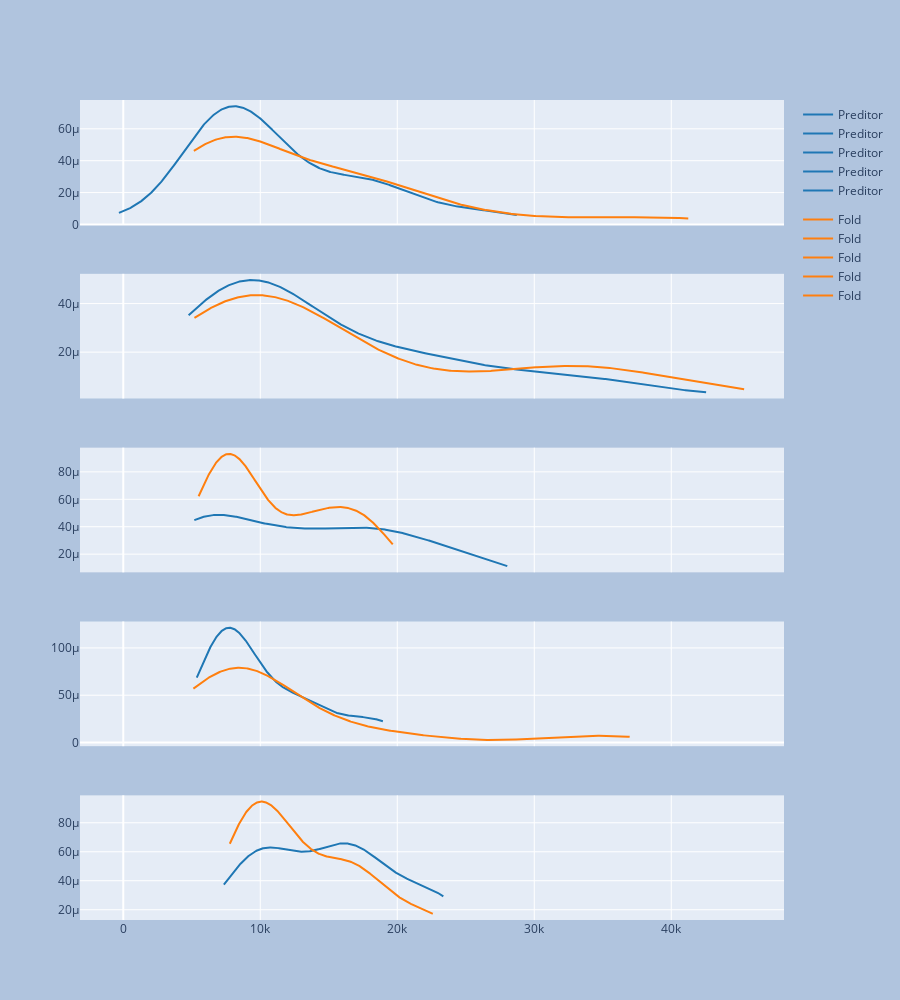

Notebook code cell kept with this figure:
### Code cell
fig = make_subplots(rows=5, cols=1, shared_xaxes=True, shared_yaxes=True)

i = 0
for f in fold.split(x, y):
    preditor = res['estimator'][i]

    xFold = x.iloc[f[1]]
    yFold = y.iloc[f[1]]
    yPred = preditor.predict(xFold)

    # plt.subplot(cv, 2, i*2 + 1);
    # sns.scatterplot(data=(yPred-yFold));
    # plt.title('Resid');

    # plt.subplot(cv, 2, i*2 + 2);
    # sns.kdeplot(data=xFold, color='blue')
    # sns.kdeplot(yPred, color='red');
    # plt.title('Densities');
    # plt.legend(['Price','Preditor']);

    plot_data = ff.create_distplot([yPred, yFold], ['Preditor', 'Fold'], show_hist=False).data
    for d in plot_data:
        fig.add_trace(d, row=i+1, col=1)
    

    i += 1

fig.update_layout(
    autosize=True,
    # width=500,
    height=1000,
    # margin=dict(
    #     l=50,
    #     r=50,
    #     b=100,
    #     t=100,
    #     pad=4
    # ),
    paper_bgcolor="LightSteelBlue",
)

fig.show()

### Figure 1 — Plotly figure (JSON) as saved in the notebook; plotly's stock layout.template omitted (floating-point values rounded to 4 significant figures; data arrays with more than 128 entries replaced by an {"elided": "..."} marker saying what was removed)
{"data": [{"legendgroup": "Preditor", "marker": {"color": "rgb(31, 119, 180)"}, "mode": "lines", "name": "Preditor", "showlegend": true, "type": "scatter", "x": {"elided": "500 float values"}, "xaxis": "x", "y": {"elided": "500 float values"}, "yaxis": "y"}, {"legendgroup": "Fold", "marker": {"color": "rgb(255, 127, 14)"}, "mode": "lines", "name": "Fold", "showlegend": true, "type": "scatter", "x": {"elided": "500 float values"}, "xaxis": "x", "y": {"elided": "500 float values"}, "yaxis": "y"}, {"legendgroup": "Preditor", "marker": {"color": "rgb(31, 119, 180)", "symbol": "line-ns-open"}, "mode": "markers", "name": "Preditor", "showlegend": false, "type": "scatter", "x": [11410.0, 11410.0, 18260.0, 10850.0, 15130.0, 13800.0, 18880.0, 19290.0, 20440.0, 9332.0, 9332.0, 15730.0, 15930.0, 17420.0, 24180.0, 25140.0, 28790.0, -316.4, 5953.0, 5659.0, 5696.0, 6137.0, 9087.0, 6484.0, 6567.0, 6567.0, 9327.0, 10600.0, 17990.0, 6378.0, 7906.0, 5709.0, 7776.0, 7837.0, 6284.0, 7151.0, 9791.0, 9993.0, 8886.0, 6183.0, 9905.0], "xaxis": "x", "y": ["Preditor", "Preditor", "Preditor", "Preditor", "Preditor", "Preditor", "Preditor", "Preditor", "Preditor", "Preditor", "Preditor", "Preditor", "Preditor", "Preditor", "Preditor", "Preditor", "Preditor", "Preditor", "Preditor", "Preditor", "Preditor", "Preditor", "Preditor", "Preditor", "Preditor", "Preditor", "Preditor", "Preditor", "Preditor", "Preditor", "Preditor", "Preditor", "Preditor", "Preditor", "Preditor", "Preditor", "Preditor", "Preditor", "Preditor", "Preditor", "Preditor"], "yaxis": "y"}, {"legendgroup": "Fold", "marker": {"color": "rgb(255, 127, 14)", "symbol": "line-ns-open"}, "mode": "markers", "name": "Fold", "showlegend": false, "type": "scatter", "x": [13495, 16500, 16500, 13950, 17450, 15250, 17710, 18920, 23875, 16430, 16925, 20970, 21105, 24565, 30760, 41315, 36880, 5151, 6295, 6575, 5572, 6377, 7957, 6229, 6692, 7609, 8558, 8921, 12964, 6479, 6855, 5399, 6529, 7129, 7295, 7295, 7895, 9095, 8845, 10295, 12945], "xaxis": "x", "y": ["Fold", "Fold", "Fold", "Fold", "Fold", "Fold", "Fold", "Fold", "Fold", "Fold", "Fold", "Fold", "Fold", "Fold", "Fold", "Fold", "Fold", "Fold", "Fold", "Fold", "Fold", "Fold", "Fold", "Fold", "Fold", "Fold", "Fold", "Fold", "Fold", "Fold", "Fold", "Fold", "Fold", "Fold", "Fold", "Fold", "Fold", "Fold", "Fold", "Fold", "Fold"], "yaxis": "y"}, {"legendgroup": "Preditor", "marker": {"color": "rgb(31, 119, 180)"}, "mode": "lines", "name": "Preditor", "showlegend": true, "type": "scatter", "x": {"elided": "500 float values"}, "xaxis": "x2", "y": {"elided": "500 float values"}, "yaxis": "y2"}, {"legendgroup": "Fold", "marker": {"color": "rgb(255, 127, 14)"}, "mode": "lines", "name": "Fold", "showlegend": true, "type": "scatter", "x": {"elided": "500 float values"}, "xaxis": "x2", "y": {"elided": "500 float values"}, "yaxis": "y2"}, {"legendgroup": "Preditor", "marker": {"color": "rgb(31, 119, 180)", "symbol": "line-ns-open"}, "mode": "markers", "name": "Preditor", "showlegend": false, "type": "scatter", "x": [11120.0, 7347.0, 10680.0, 31340.0, 31340.0, 42620.0, 4770.0, 6250.0, 6258.0, 6413.0, 6378.0, 7791.0, 7791.0, 7800.0, 12020.0, 10780.0, 10830.0, 10780.0, 10830.0, 9997.0, 10860.0, 15660.0, 12240.0, 21120.0, 21530.0, 20750.0, 22570.0, 27930.0, 25570.0, 35480.0, 34110.0, 21070.0, 6431.0, 6527.0, 6633.0, 9300.0, 12670.0, 10660.0, 18040.0, 18180.0], "xaxis": "x2", "y": ["Preditor", "Preditor", "Preditor", "Preditor", "Preditor", "Preditor", "Preditor", "Preditor", "Preditor", "Preditor", "Preditor", "Preditor", "Preditor", "Preditor", "Preditor", "Preditor", "Preditor", "Preditor", "Preditor", "Preditor", "Preditor", "Preditor", "Preditor", "Preditor", "Preditor", "Preditor", "Preditor", "Preditor", "Preditor", "Preditor", "Preditor", "Preditor", "Preditor", "Preditor", "Preditor", "Preditor", "Preditor", "Preditor", "Preditor", "Preditor"], "yaxis": "y2"}, {"legendgroup": "Fold", "marker": {"color": "rgb(255, 127, 14)", "symbol": "line-ns-open"}, "mode": "markers", "name": "Fold", "showlegend": false, "type": "scatter", "x": [10345, 6785, 11048, 32250, 35550, 36000, 5195, 6095, 6795, 6695, 7395, 10945, 11845, 13645, 15645, 8845, 8495, 10595, 10245, 10795, 11245, 18280, 18344, 25552, 28248, 28176, 31600, 34184, 35056, 40960, 45400, 16503, 5389, 6189, 6669, 7689, 9959, 8499, 12629, 14869], "xaxis": "x2", "y": ["Fold", "Fold", "Fold", "Fold", "Fold", "Fold", "Fold", "Fold", "Fold", "Fold", "Fold", "Fold", "Fold", "Fold", "Fold", "Fold", "Fold", "Fold", "Fold", "Fold", "Fold", "Fold", "Fold", "Fold", "Fold", "Fold", "Fold", "Fold", "Fold", "Fold", "Fold", "Fold", "Fold", "Fold", "Fold", "Fold", "Fold", "Fold", "Fold", "Fold"], "yaxis": "y2"}, {"legendgroup": "Preditor", "marker": {"color": "rgb(31, 119, 180)"}, "mode": "lines", "name": "Preditor", "showlegend": true, "type": "scatter", "x": {"elided": "500 float values"}, "xaxis": "x3", "y": {"elided": "500 float values"}, "yaxis": "y3"}, {"legendgroup": "Fold", "marker": {"color": "rgb(255, 127, 14)"}, "mode": "lines", "name": "Fold", "showlegend": true, "type": "scatter", "x": {"elided": "500 float values"}, "xaxis": "x3", "y": {"elided": "500 float values"}, "yaxis": "y3"}, {"legendgroup": "Preditor", "marker": {"color": "rgb(31, 119, 180)", "symbol": "line-ns-open"}, "mode": "markers", "name": "Preditor", "showlegend": false, "type": "scatter", "x": [20200.0, 11340.0, 11590.0, 12580.0, 12580.0, 5185.0, 5641.0, 5367.0, 5492.0, 5440.0, 5574.0, 6021.0, 5699.0, 5521.0, 6321.0, 11340.0, 11200.0, 23020.0, 23930.0, 22760.0, 25280.0, 28080.0, 25280.0, 15970.0, 19070.0, 16220.0, 17970.0, 16190.0, 19410.0, 16440.0, 18310.0, 16310.0, 19410.0, 20400.0, 5423.0, 9702.0, 6532.0, 5462.0, 7299.0, 11790.0], "xaxis": "x3", "y": ["Preditor", "Preditor", "Preditor", "Preditor", "Preditor", "Preditor", "Preditor", "Preditor", "Preditor", "Preditor", "Preditor", "Preditor", "Preditor", "Preditor", "Preditor", "Preditor", "Preditor", "Preditor", "Preditor", "Preditor", "Preditor", "Preditor", "Preditor", "Preditor", "Preditor", "Preditor", "Preditor", "Preditor", "Preditor", "Preditor", "Preditor", "Preditor", "Preditor", "Preditor", "Preditor", "Preditor", "Preditor", "Preditor", "Preditor", "Preditor"], "yaxis": "y3"}, {"legendgroup": "Fold", "marker": {"color": "rgb(255, 127, 14)", "symbol": "line-ns-open"}, "mode": "markers", "name": "Fold", "showlegend": false, "type": "scatter", "x": [14489, 6989, 8189, 9279, 9279, 5499, 7099, 6649, 6849, 7349, 7299, 7799, 7499, 7999, 8249, 8949, 9549, 13499, 14399, 13499, 17199, 19699, 18399, 11900, 13200, 12440, 13860, 15580, 16900, 16695, 17075, 16630, 17950, 18150, 5572, 7957, 6229, 6692, 7609, 8921], "xaxis": "x3", "y": ["Fold", "Fold", "Fold", "Fold", "Fold", "Fold", "Fold", "Fold", "Fold", "Fold", "Fold", "Fold", "Fold", "Fold", "Fold", "Fold", "Fold", "Fold", "Fold", "Fold", "Fold", "Fold", "Fold", "Fold", "Fold", "Fold", "Fold", "Fold", "Fold", "Fold", "Fold", "Fold", "Fold", "Fold", "Fold", "Fold", "Fold", "Fold", "Fold", "Fold"], "yaxis": "y3"}, {"legendgroup": "Preditor", "marker": {"color": "rgb(31, 119, 180)"}, "mode": "lines", "name": "Preditor", "showlegend": true, "type": "scatter", "x": {"elided": "500 float values"}, "xaxis": "x4", "y": {"elided": "500 float values"}, "yaxis": "y4"}, {"legendgroup": "Fold", "marker": {"color": "rgb(255, 127, 14)"}, "mode": "lines", "name": "Fold", "showlegend": true, "type": "scatter", "x": {"elided": "500 float values"}, "xaxis": "x4", "y": {"elided": "500 float values"}, "yaxis": "y4"}, {"legendgroup": "Preditor", "marker": {"color": "rgb(31, 119, 180)", "symbol": "line-ns-open"}, "mode": "markers", "name": "Preditor", "showlegend": false, "type": "scatter", "x": [16690.0, 16880.0, 18830.0, 18830.0, 18980.0, 12770.0, 12820.0, 12230.0, 12350.0, 15130.0, 12570.0, 13720.0, 13850.0, 5364.0, 7118.0, 7665.0, 7676.0, 8178.0, 9089.0, 9046.0, 10060.0, 8337.0, 9415.0, 9250.0, 10330.0, 6137.0, 6760.0, 6674.0, 6664.0, 7018.0, 9834.0, 7250.0, 7346.0, 8006.0, 7860.0, 6657.0, 7535.0, 7597.0, 6872.0, 6992.0], "xaxis": "x4", "y": ["Preditor", "Preditor", "Preditor", "Preditor", "Preditor", "Preditor", "Preditor", "Preditor", "Preditor", "Preditor", "Preditor", "Preditor", "Preditor", "Preditor", "Preditor", "Preditor", "Preditor", "Preditor", "Preditor", "Preditor", "Preditor", "Preditor", "Preditor", "Preditor", "Preditor", "Preditor", "Preditor", "Preditor", "Preditor", "Preditor", "Preditor", "Preditor", "Preditor", "Preditor", "Preditor", "Preditor", "Preditor", "Preditor", "Preditor", "Preditor"], "yaxis": "y4"}, {"legendgroup": "Fold", "marker": {"color": "rgb(255, 127, 14)", "symbol": "line-ns-open"}, "mode": "markers", "name": "Fold", "showlegend": false, "type": "scatter", "x": [12764, 22018, 32528, 34028, 37028, 9295, 9895, 11850, 12170, 15040, 15510, 18150, 18620, 5118, 7053, 7603, 7126, 7775, 9960, 9233, 11259, 7463, 10198, 8013, 11694, 5348, 6338, 6488, 6918, 7898, 8778, 6938, 7198, 7898, 7788, 7738, 8358, 9258, 8058, 8238], "xaxis": "x4", "y": ["Fold", "Fold", "Fold", "Fold", "Fold", "Fold", "Fold", "Fold", "Fold", "Fold", "Fold", "Fold", "Fold", "Fold", "Fold", "Fold", "Fold", "Fold", "Fold", "Fold", "Fold", "Fold", "Fold", "Fold", "Fold", "Fold", "Fold", "Fold", "Fold", "Fold", "Fold", "Fold", "Fold", "Fold", "Fold", "Fold", "Fold", "Fold", "Fold", "Fold"], "yaxis": "y4"}, {"legendgroup": "Preditor", "marker": {"color": "rgb(31, 119, 180)"}, "mode": "lines", "name": "Preditor", "showlegend": true, "type": "scatter", "x": {"elided": "500 float values"}, "xaxis": "x5", "y": {"elided": "500 float values"}, "yaxis": "y5"}, {"legendgroup": "Fold", "marker": {"color": "rgb(255, 127, 14)"}, "mode": "lines", "name": "Fold", "showlegend": true, "type": "scatter", "x": {"elided": "500 float values"}, "xaxis": "x5", "y": {"elided": "500 float values"}, "yaxis": "y5"}, {"legendgroup": "Preditor", "marker": {"color": "rgb(31, 119, 180)", "symbol": "line-ns-open"}, "mode": "markers", "name": "Preditor", "showlegend": false, "type": "scatter", "x": [9815.0, 9856.0, 15790.0, 15790.0, 15810.0, 15950.0, 15990.0, 16300.0, 12980.0, 10340.0, 13000.0, 13000.0, 13050.0, 23230.0, 23390.0, 22650.0, 21980.0, 7342.0, 10190.0, 7346.0, 10190.0, 10270.0, 8095.0, 11340.0, 9548.0, 9196.0, 15230.0, 9136.0, 11410.0, 16790.0, 16930.0, 16700.0, 16820.0, 19850.0, 19980.0, 18520.0, 22400.0, 22710.0, 18260.0, 18640.0], "xaxis": "x5", "y": ["Preditor", "Preditor", "Preditor", "Preditor", "Preditor", "Preditor", "Preditor", "Preditor", "Preditor", "Preditor", "Preditor", "Preditor", "Preditor", "Preditor", "Preditor", "Preditor", "Preditor", "Preditor", "Preditor", "Preditor", "Preditor", "Preditor", "Preditor", "Preditor", "Preditor", "Preditor", "Preditor", "Preditor", "Preditor", "Preditor", "Preditor", "Preditor", "Preditor", "Preditor", "Preditor", "Preditor", "Preditor", "Preditor", "Preditor", "Preditor"], "yaxis": "y5"}, {"legendgroup": "Fold", "marker": {"color": "rgb(255, 127, 14)", "symbol": "line-ns-open"}, "mode": "markers", "name": "Fold", "showlegend": false, "type": "scatter", "x": [9298, 9538, 8449, 9639, 9989, 11199, 11549, 17669, 8948, 10698, 9988, 10898, 11248, 16558, 15998, 15690, 15750, 7775, 7975, 7995, 8195, 8495, 9495, 9995, 11595, 9980, 13295, 13845, 12290, 12940, 13415, 15985, 16515, 18420, 18950, 16845, 19045, 21485, 22470, 22625], "xaxis": "x5", "y": ["Fold", "Fold", "Fold", "Fold", "Fold", "Fold", "Fold", "Fold", "Fold", "Fold", "Fold", "Fold", "Fold", "Fold", "Fold", "Fold", "Fold", "Fold", "Fold", "Fold", "Fold", "Fold", "Fold", "Fold", "Fold", "Fold", "Fold", "Fold", "Fold", "Fold", "Fold", "Fold", "Fold", "Fold", "Fold", "Fold", "Fold", "Fold", "Fold", "Fold"], "yaxis": "y5"}], "layout": {"autosize": true, "height": 1000, "paper_bgcolor": "LightSteelBlue", "xaxis": {"anchor": "y", "domain": [0, 1], "matches": "x5", "showticklabels": false}, "xaxis2": {"anchor": "y2", "domain": [0, 1], "matches": "x5", "showticklabels": false}, "xaxis3": {"anchor": "y3", "domain": [0, 1], "matches": "x5", "showticklabels": false}, "xaxis4": {"anchor": "y4", "domain": [0, 1], "matches": "x5", "showticklabels": false}, "xaxis5": {"anchor": "y5", "domain": [0, 1]}, "yaxis": {"anchor": "x", "domain": [0.848, 1]}, "yaxis2": {"anchor": "x2", "domain": [0.636, 0.788]}, "yaxis3": {"anchor": "x3", "domain": [0.424, 0.576]}, "yaxis4": {"anchor": "x4", "domain": [0.212, 0.364]}, "yaxis5": {"anchor": "x5", "domain": [0, 0.152]}}}
